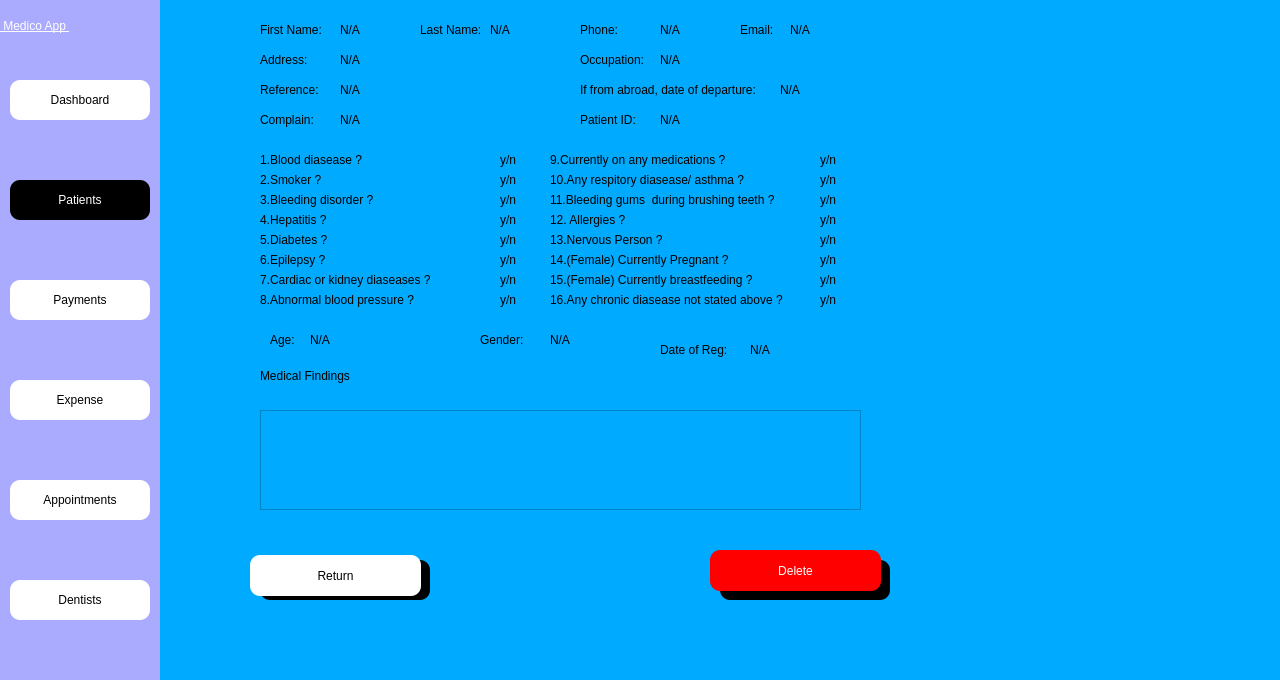
 <widget class="QDialog" name="Dialog">
  <property name="geometry">
   <rect>
    <x>0</x>
    <y>0</y>
    <width>1280</width>
    <height>680</height>
   </rect>
  </property>
  <property name="windowTitle">
   <string>Dialog</string>
  </property>
  <property name="styleSheet">
   <string notr="true">background-color: rgb(0, 170, 255);</string>
  </property>
  <widget class="QWidget" name="side_bar" native="true">
   <property name="geometry">
    <rect>
     <x>0</x>
     <y>0</y>
     <width>160</width>
     <height>681</height>
    </rect>
   </property>
   <property name="styleSheet">
    <string notr="true">background-color: rgb(170, 170, 255);</string>
   </property>
   <widget class="QPushButton" name="patient_btn">
    <property name="geometry">
     <rect>
      <x>10</x>
      <y>180</y>
      <width>140</width>
      <height>40</height>
     </rect>
    </property>
    <property name="styleSheet">
     <string notr="true">font: 12pt &quot;MS Shell Dlg 2&quot;;

border-top-left-radius:10px;
border-bottom-left-radius:10px;
border-top-right-radius:10px;
border-bottom-right-radius:10px;
background-color: rgb(0, 0, 0);
color: rgb(255, 255, 255);</string>
    </property>
    <property name="text">
     <string>Patients</string>
    </property>
    <property name="icon">
     <iconset>
      <normaloff>../Medico_modern/patientdownload .png</normaloff>../Medico_modern/patientdownload .png</iconset>
    </property>
   </widget>
   <widget class="QPushButton" name="dash_btn">
    <property name="geometry">
     <rect>
      <x>10</x>
      <y>80</y>
      <width>140</width>
      <height>40</height>
     </rect>
    </property>
    <property name="styleSheet">
     <string notr="true">font: 12pt &quot;MS Shell Dlg 2&quot;;
background-color: rgb(255, 255, 255);
border-color: rgb(0, 0, 0);
border-top-left-radius:10px;
border-bottom-left-radius:10px;
border-top-right-radius:10px;
border-bottom-right-radius:10px;
border-bottom-color: rgb(0, 0, 0);
selection-color: rgb(255, 255, 255);</string>
    </property>
    <property name="text">
     <string>Dashboard</string>
    </property>
    <property name="icon">
     <iconset>
      <normaloff>../Medico_modern/dashboard.png</normaloff>../Medico_modern/dashboard.png</iconset>
    </property>
   </widget>
   <widget class="QPushButton" name="expense_btn">
    <property name="geometry">
     <rect>
      <x>10</x>
      <y>380</y>
      <width>140</width>
      <height>40</height>
     </rect>
    </property>
    <property name="styleSheet">
     <string notr="true">font: 12pt &quot;MS Shell Dlg 2&quot;;
background-color: rgb(255, 255, 255);
border-top-left-radius:10px;
border-bottom-left-radius:10px;
border-top-right-radius:10px;
border-bottom-right-radius:10px;</string>
    </property>
    <property name="text">
     <string>Expense</string>
    </property>
    <property name="icon">
     <iconset>
      <normaloff>../Medico_modern/billingdownload (1).png</normaloff>../Medico_modern/billingdownload (1).png</iconset>
    </property>
   </widget>
   <widget class="QPushButton" name="appointment_btn">
    <property name="geometry">
     <rect>
      <x>10</x>
      <y>480</y>
      <width>140</width>
      <height>40</height>
     </rect>
    </property>
    <property name="styleSheet">
     <string notr="true">font: 12pt &quot;MS Shell Dlg 2&quot;;
background-color: rgb(255, 255, 255);
border-top-left-radius:10px;
border-bottom-left-radius:10px;
border-top-right-radius:10px;
border-bottom-right-radius:10px;</string>
    </property>
    <property name="text">
     <string>Appointments</string>
    </property>
    <property name="icon">
     <iconset>
      <normaloff>../Medico_modern/appointmentdownload (1).png</normaloff>../Medico_modern/appointmentdownload (1).png</iconset>
    </property>
   </widget>
   <widget class="QPushButton" name="dentist_btn">
    <property name="geometry">
     <rect>
      <x>10</x>
      <y>580</y>
      <width>140</width>
      <height>40</height>
     </rect>
    </property>
    <property name="styleSheet">
     <string notr="true">font: 12pt &quot;MS Shell Dlg 2&quot;;
background-color: rgb(255, 255, 255);
border-top-left-radius:10px;
border-bottom-left-radius:10px;
border-top-right-radius:10px;
border-bottom-right-radius:10px;</string>
    </property>
    <property name="text">
     <string>Dentists</string>
    </property>
    <property name="icon">
     <iconset>
      <normaloff>../Medico_modern/dentistimages.png</normaloff>../Medico_modern/dentistimages.png</iconset>
    </property>
   </widget>
   <widget class="QPushButton" name="payment_btn">
    <property name="geometry">
     <rect>
      <x>10</x>
      <y>280</y>
      <width>140</width>
      <height>40</height>
     </rect>
    </property>
    <property name="styleSheet">
     <string notr="true">font: 12pt &quot;MS Shell Dlg 2&quot;;
background-color: rgb(255, 255, 255);
border-top-left-radius:10px;
border-bottom-left-radius:10px;
border-top-right-radius:10px;
border-bottom-right-radius:10px;</string>
    </property>
    <property name="text">
     <string>Payments</string>
    </property>
    <property name="icon">
     <iconset>
      <normaloff>../Medico_modern/billingdownload (1).png</normaloff>../Medico_modern/billingdownload (1).png</iconset>
    </property>
   </widget>
   <widget class="QLabel" name="label_4">
    <property name="geometry">
     <rect>
      <x>0</x>
      <y>0</y>
      <width>161</width>
      <height>51</height>
     </rect>
    </property>
    <property name="styleSheet">
     <string notr="true">font: 20pt &quot;MS Shell Dlg 2&quot;;
font: 75 20pt &quot;MS Shell Dlg 2&quot;;
text-decoration: underline;
font: 22pt &quot;MS Shell Dlg 2&quot;;
background-color: rgba(255, 255, 255,0);
color: rgb(255, 255, 255);
</string>
    </property>
    <property name="text">
     <string> Medico App </string>
    </property>
   </widget>
  </widget>
  <widget class="QWidget" name="widget" native="true">
   <property name="geometry">
    <rect>
     <x>250</x>
     <y>10</y>
     <width>621</width>
     <height>521</height>
    </rect>
   </property>
   <property name="styleSheet">
    <string notr="true">background-color: rgba(255, 255, 255,.8);</string>
   </property>
   <widget class="QLabel" name="f_name_labl">
    <property name="geometry">
     <rect>
      <x>10</x>
      <y>10</y>
      <width>71</width>
      <height>20</height>
     </rect>
    </property>
    <property name="styleSheet">
     <string notr="true">font: 10pt &quot;MS Shell Dlg 2&quot;;

color: rgb(0, 0, 0);</string>
    </property>
    <property name="text">
     <string>First Name:</string>
    </property>
   </widget>
   <widget class="QLabel" name="updt_f_name">
    <property name="geometry">
     <rect>
      <x>90</x>
      <y>10</y>
      <width>71</width>
      <height>20</height>
     </rect>
    </property>
    <property name="styleSheet">
     <string notr="true">font: 9pt &quot;MS Shell Dlg 2&quot;;
color: rgb(0, 0, 0);</string>
    </property>
    <property name="text">
     <string>N/A</string>
    </property>
   </widget>
   <widget class="QLabel" name="l_name_labl">
    <property name="geometry">
     <rect>
      <x>170</x>
      <y>10</y>
      <width>81</width>
      <height>20</height>
     </rect>
    </property>
    <property name="styleSheet">
     <string notr="true">font: 10pt &quot;MS Shell Dlg 2&quot;;

color: rgb(0, 0, 0);</string>
    </property>
    <property name="text">
     <string>Last Name:</string>
    </property>
   </widget>
   <widget class="QLabel" name="updt_l_name">
    <property name="geometry">
     <rect>
      <x>240</x>
      <y>10</y>
      <width>81</width>
      <height>20</height>
     </rect>
    </property>
    <property name="styleSheet">
     <string notr="true">font: 9pt &quot;MS Shell Dlg 2&quot;;
color: rgb(0, 0, 0);</string>
    </property>
    <property name="text">
     <string>N/A</string>
    </property>
   </widget>
   <widget class="QLabel" name="phn_labl">
    <property name="geometry">
     <rect>
      <x>330</x>
      <y>10</y>
      <width>81</width>
      <height>20</height>
     </rect>
    </property>
    <property name="styleSheet">
     <string notr="true">font: 10pt &quot;MS Shell Dlg 2&quot;;

color: rgb(0, 0, 0);</string>
    </property>
    <property name="text">
     <string>Phone:</string>
    </property>
   </widget>
   <widget class="QLabel" name="updt_phn">
    <property name="geometry">
     <rect>
      <x>410</x>
      <y>10</y>
      <width>81</width>
      <height>20</height>
     </rect>
    </property>
    <property name="styleSheet">
     <string notr="true">font: 9pt &quot;MS Shell Dlg 2&quot;;
color: rgb(0, 0, 0);</string>
    </property>
    <property name="text">
     <string>N/A</string>
    </property>
   </widget>
   <widget class="QLabel" name="email_labl">
    <property name="geometry">
     <rect>
      <x>490</x>
      <y>10</y>
      <width>41</width>
      <height>20</height>
     </rect>
    </property>
    <property name="styleSheet">
     <string notr="true">font: 10pt &quot;MS Shell Dlg 2&quot;;

color: rgb(0, 0, 0);</string>
    </property>
    <property name="text">
     <string>Email:</string>
    </property>
   </widget>
   <widget class="QLabel" name="updt_email">
    <property name="geometry">
     <rect>
      <x>540</x>
      <y>10</y>
      <width>131</width>
      <height>20</height>
     </rect>
    </property>
    <property name="styleSheet">
     <string notr="true">font: 9pt &quot;MS Shell Dlg 2&quot;;
color: rgb(0, 0, 0);</string>
    </property>
    <property name="text">
     <string>N/A</string>
    </property>
   </widget>
   <widget class="QLabel" name="addr_labl">
    <property name="geometry">
     <rect>
      <x>10</x>
      <y>40</y>
      <width>71</width>
      <height>20</height>
     </rect>
    </property>
    <property name="styleSheet">
     <string notr="true">font: 10pt &quot;MS Shell Dlg 2&quot;;

color: rgb(0, 0, 0);</string>
    </property>
    <property name="text">
     <string>Address:</string>
    </property>
   </widget>
   <widget class="QLabel" name="updt_addr">
    <property name="geometry">
     <rect>
      <x>90</x>
      <y>40</y>
      <width>191</width>
      <height>20</height>
     </rect>
    </property>
    <property name="styleSheet">
     <string notr="true">font: 9pt &quot;MS Shell Dlg 2&quot;;
color: rgb(0, 0, 0);</string>
    </property>
    <property name="text">
     <string>N/A</string>
    </property>
   </widget>
   <widget class="QLabel" name="occu_labl">
    <property name="geometry">
     <rect>
      <x>330</x>
      <y>40</y>
      <width>81</width>
      <height>20</height>
     </rect>
    </property>
    <property name="styleSheet">
     <string notr="true">font: 10pt &quot;MS Shell Dlg 2&quot;;

color: rgb(0, 0, 0);</string>
    </property>
    <property name="text">
     <string>Occupation:</string>
    </property>
   </widget>
   <widget class="QLabel" name="updt_occu">
    <property name="geometry">
     <rect>
      <x>410</x>
      <y>40</y>
      <width>81</width>
      <height>20</height>
     </rect>
    </property>
    <property name="styleSheet">
     <string notr="true">font: 9pt &quot;MS Shell Dlg 2&quot;;
color: rgb(0, 0, 0);</string>
    </property>
    <property name="text">
     <string>N/A</string>
    </property>
   </widget>
   <widget class="QLabel" name="refr_labl">
    <property name="geometry">
     <rect>
      <x>10</x>
      <y>70</y>
      <width>81</width>
      <height>20</height>
     </rect>
    </property>
    <property name="styleSheet">
     <string notr="true">font: 10pt &quot;MS Shell Dlg 2&quot;;

color: rgb(0, 0, 0);</string>
    </property>
    <property name="text">
     <string>Reference:</string>
    </property>
   </widget>
   <widget class="QLabel" name="updr_refr">
    <property name="geometry">
     <rect>
      <x>90</x>
      <y>70</y>
      <width>191</width>
      <height>20</height>
     </rect>
    </property>
    <property name="styleSheet">
     <string notr="true">font: 9pt &quot;MS Shell Dlg 2&quot;;
color: rgb(0, 0, 0);</string>
    </property>
    <property name="text">
     <string>N/A</string>
    </property>
   </widget>
   <widget class="QLabel" name="depart_labl">
    <property name="geometry">
     <rect>
      <x>330</x>
      <y>70</y>
      <width>201</width>
      <height>20</height>
     </rect>
    </property>
    <property name="styleSheet">
     <string notr="true">font: 10pt &quot;MS Shell Dlg 2&quot;;

color: rgb(0, 0, 0);</string>
    </property>
    <property name="text">
     <string>If from abroad, date of departure:</string>
    </property>
   </widget>
   <widget class="QLabel" name="updt_depart">
    <property name="geometry">
     <rect>
      <x>530</x>
      <y>70</y>
      <width>81</width>
      <height>20</height>
     </rect>
    </property>
    <property name="styleSheet">
     <string notr="true">font: 9pt &quot;MS Shell Dlg 2&quot;;
color: rgb(0, 0, 0);</string>
    </property>
    <property name="text">
     <string>N/A</string>
    </property>
   </widget>
   <widget class="QLabel" name="comp_labl">
    <property name="geometry">
     <rect>
      <x>10</x>
      <y>100</y>
      <width>81</width>
      <height>20</height>
     </rect>
    </property>
    <property name="styleSheet">
     <string notr="true">font: 10pt &quot;MS Shell Dlg 2&quot;;

color: rgb(0, 0, 0);</string>
    </property>
    <property name="text">
     <string>Complain:</string>
    </property>
   </widget>
   <widget class="QLabel" name="updt_comp">
    <property name="geometry">
     <rect>
      <x>90</x>
      <y>100</y>
      <width>221</width>
      <height>20</height>
     </rect>
    </property>
    <property name="styleSheet">
     <string notr="true">font: 9pt &quot;MS Shell Dlg 2&quot;;
color: rgb(0, 0, 0);</string>
    </property>
    <property name="text">
     <string>N/A</string>
    </property>
   </widget>
   <widget class="QLabel" name="q1">
    <property name="geometry">
     <rect>
      <x>10</x>
      <y>140</y>
      <width>111</width>
      <height>20</height>
     </rect>
    </property>
    <property name="styleSheet">
     <string notr="true">font: 10pt &quot;MS Shell Dlg 2&quot;;</string>
    </property>
    <property name="text">
     <string>1.Blood diasease ?</string>
    </property>
   </widget>
   <widget class="QLabel" name="updt_q1">
    <property name="geometry">
     <rect>
      <x>250</x>
      <y>140</y>
      <width>31</width>
      <height>20</height>
     </rect>
    </property>
    <property name="styleSheet">
     <string notr="true">font: 9pt &quot;MS Shell Dlg 2&quot;;
color: rgb(0, 0, 0);</string>
    </property>
    <property name="text">
     <string>y/n</string>
    </property>
   </widget>
   <widget class="QLabel" name="q2">
    <property name="geometry">
     <rect>
      <x>10</x>
      <y>160</y>
      <width>111</width>
      <height>20</height>
     </rect>
    </property>
    <property name="styleSheet">
     <string notr="true">font: 10pt &quot;MS Shell Dlg 2&quot;;</string>
    </property>
    <property name="text">
     <string>2.Smoker ?</string>
    </property>
   </widget>
   <widget class="QLabel" name="updt_q2">
    <property name="geometry">
     <rect>
      <x>250</x>
      <y>160</y>
      <width>31</width>
      <height>20</height>
     </rect>
    </property>
    <property name="styleSheet">
     <string notr="true">font: 9pt &quot;MS Shell Dlg 2&quot;;
color: rgb(0, 0, 0);</string>
    </property>
    <property name="text">
     <string>y/n</string>
    </property>
   </widget>
   <widget class="QLabel" name="q3">
    <property name="geometry">
     <rect>
      <x>10</x>
      <y>180</y>
      <width>131</width>
      <height>20</height>
     </rect>
    </property>
    <property name="styleSheet">
     <string notr="true">font: 10pt &quot;MS Shell Dlg 2&quot;;</string>
    </property>
    <property name="text">
     <string>3.Bleeding disorder ?</string>
    </property>
   </widget>
   <widget class="QLabel" name="updt_q3">
    <property name="geometry">
     <rect>
      <x>250</x>
      <y>180</y>
      <width>31</width>
      <height>20</height>
     </rect>
    </property>
    <property name="styleSheet">
     <string notr="true">font: 9pt &quot;MS Shell Dlg 2&quot;;
color: rgb(0, 0, 0);</string>
    </property>
    <property name="text">
     <string>y/n</string>
    </property>
   </widget>
   <widget class="QLabel" name="q4">
    <property name="geometry">
     <rect>
      <x>10</x>
      <y>200</y>
      <width>121</width>
      <height>20</height>
     </rect>
    </property>
    <property name="styleSheet">
     <string notr="true">font: 10pt &quot;MS Shell Dlg 2&quot;;</string>
    </property>
    <property name="text">
     <string>4.Hepatitis ?</string>
    </property>
   </widget>
   <widget class="QLabel" name="updt_q4">
    <property name="geometry">
     <rect>
      <x>250</x>
      <y>200</y>
      <width>31</width>
      <height>20</height>
     </rect>
    </property>
    <property name="styleSheet">
     <string notr="true">font: 9pt &quot;MS Shell Dlg 2&quot;;
color: rgb(0, 0, 0);</string>
    </property>
    <property name="text">
     <string>y/n</string>
    </property>
   </widget>
   <widget class="QLabel" name="q5">
    <property name="geometry">
     <rect>
      <x>10</x>
      <y>220</y>
      <width>121</width>
      <height>20</height>
     </rect>
    </property>
    <property name="styleSheet">
     <string notr="true">font: 10pt &quot;MS Shell Dlg 2&quot;;</string>
    </property>
    <property name="text">
     <string>5.Diabetes ?</string>
    </property>
   </widget>
   <widget class="QLabel" name="updt_q5">
    <property name="geometry">
     <rect>
      <x>250</x>
      <y>220</y>
      <width>31</width>
      <height>20</height>
     </rect>
    </property>
    <property name="styleSheet">
     <string notr="true">font: 9pt &quot;MS Shell Dlg 2&quot;;
color: rgb(0, 0, 0);</string>
    </property>
    <property name="text">
     <string>y/n</string>
    </property>
   </widget>
   <widget class="QLabel" name="q6">
    <property name="geometry">
     <rect>
      <x>10</x>
      <y>240</y>
      <width>121</width>
      <height>20</height>
     </rect>
    </property>
    <property name="styleSheet">
     <string notr="true">font: 10pt &quot;MS Shell Dlg 2&quot;;</string>
    </property>
    <property name="text">
     <string>6.Epilepsy ?</string>
    </property>
   </widget>
   <widget class="QLabel" name="updt_q6">
    <property name="geometry">
     <rect>
      <x>250</x>
      <y>240</y>
      <width>31</width>
      <height>20</height>
     </rect>
    </property>
    <property name="styleSheet">
     <string notr="true">font: 9pt &quot;MS Shell Dlg 2&quot;;
color: rgb(0, 0, 0);</string>
    </property>
    <property name="text">
     <string>y/n</string>
    </property>
   </widget>
   <widget class="QLabel" name="q7">
    <property name="geometry">
     <rect>
      <x>10</x>
      <y>260</y>
      <width>181</width>
      <height>20</height>
     </rect>
    </property>
    <property name="styleSheet">
     <string notr="true">font: 10pt &quot;MS Shell Dlg 2&quot;;</string>
    </property>
    <property name="text">
     <string>7.Cardiac or kidney diaseases ?</string>
    </property>
   </widget>
   <widget class="QLabel" name="updt_q7">
    <property name="geometry">
     <rect>
      <x>250</x>
      <y>260</y>
      <width>31</width>
      <height>20</height>
     </rect>
    </property>
    <property name="styleSheet">
     <string notr="true">font: 9pt &quot;MS Shell Dlg 2&quot;;
color: rgb(0, 0, 0);</string>
    </property>
    <property name="text">
     <string>y/n</string>
    </property>
   </widget>
   <widget class="QLabel" name="q8">
    <property name="geometry">
     <rect>
      <x>10</x>
      <y>280</y>
      <width>181</width>
      <height>20</height>
     </rect>
    </property>
    <property name="styleSheet">
     <string notr="true">font: 10pt &quot;MS Shell Dlg 2&quot;;</string>
    </property>
    <property name="text">
     <string>8.Abnormal blood pressure ?</string>
    </property>
   </widget>
   <widget class="QLabel" name="updt_q8">
    <property name="geometry">
     <rect>
      <x>250</x>
      <y>280</y>
      <width>31</width>
      <height>20</height>
     </rect>
    </property>
    <property name="styleSheet">
     <string notr="true">font: 9pt &quot;MS Shell Dlg 2&quot;;
color: rgb(0, 0, 0);</string>
    </property>
    <property name="text">
     <string>y/n</string>
    </property>
   </widget>
   <widget class="QLabel" name="q9">
    <property name="geometry">
     <rect>
      <x>300</x>
      <y>140</y>
      <width>191</width>
      <height>20</height>
     </rect>
    </property>
    <property name="styleSheet">
     <string notr="true">font: 10pt &quot;MS Shell Dlg 2&quot;;</string>
    </property>
    <property name="text">
     <string>9.Currently on any medications ?</string>
    </property>
   </widget>
   <widget class="QLabel" name="updt_q9">
    <property name="geometry">
     <rect>
      <x>570</x>
      <y>140</y>
      <width>31</width>
      <height>20</height>
     </rect>
    </property>
    <property name="styleSheet">
     <string notr="true">font: 9pt &quot;MS Shell Dlg 2&quot;;
color: rgb(0, 0, 0);</string>
    </property>
    <property name="text">
     <string>y/n</string>
    </property>
   </widget>
   <widget class="QLabel" name="q10">
    <property name="geometry">
     <rect>
      <x>300</x>
      <y>160</y>
      <width>211</width>
      <height>20</height>
     </rect>
    </property>
    <property name="styleSheet">
     <string notr="true">font: 10pt &quot;MS Shell Dlg 2&quot;;</string>
    </property>
    <property name="text">
     <string>10.Any respitory diasease/ asthma ?</string>
    </property>
   </widget>
   <widget class="QLabel" name="updt_q10">
    <property name="geometry">
     <rect>
      <x>570</x>
      <y>160</y>
      <width>31</width>
      <height>20</height>
     </rect>
    </property>
    <property name="styleSheet">
     <string notr="true">font: 9pt &quot;MS Shell Dlg 2&quot;;
color: rgb(0, 0, 0);</string>
    </property>
    <property name="text">
     <string>y/n</string>
    </property>
   </widget>
   <widget class="QLabel" name="q11">
    <property name="geometry">
     <rect>
      <x>300</x>
      <y>180</y>
      <width>251</width>
      <height>20</height>
     </rect>
    </property>
    <property name="styleSheet">
     <string notr="true">font: 10pt &quot;MS Shell Dlg 2&quot;;</string>
    </property>
    <property name="text">
     <string>11.Bleeding gums  during brushing teeth ?</string>
    </property>
   </widget>
   <widget class="QLabel" name="updt_q11">
    <property name="geometry">
     <rect>
      <x>570</x>
      <y>180</y>
      <width>31</width>
      <height>20</height>
     </rect>
    </property>
    <property name="styleSheet">
     <string notr="true">font: 9pt &quot;MS Shell Dlg 2&quot;;
color: rgb(0, 0, 0);</string>
    </property>
    <property name="text">
     <string>y/n</string>
    </property>
   </widget>
   <widget class="QLabel" name="q12">
    <property name="geometry">
     <rect>
      <x>300</x>
      <y>200</y>
      <width>81</width>
      <height>20</height>
     </rect>
    </property>
    <property name="styleSheet">
     <string notr="true">font: 10pt &quot;MS Shell Dlg 2&quot;;</string>
    </property>
    <property name="text">
     <string>12. Allergies ?</string>
    </property>
   </widget>
   <widget class="QLabel" name="updt_q12">
    <property name="geometry">
     <rect>
      <x>570</x>
      <y>200</y>
      <width>31</width>
      <height>20</height>
     </rect>
    </property>
    <property name="styleSheet">
     <string notr="true">font: 9pt &quot;MS Shell Dlg 2&quot;;
color: rgb(0, 0, 0);</string>
    </property>
    <property name="text">
     <string>y/n</string>
    </property>
   </widget>
   <widget class="QLabel" name="q13">
    <property name="geometry">
     <rect>
      <x>300</x>
      <y>220</y>
      <width>131</width>
      <height>20</height>
     </rect>
    </property>
    <property name="styleSheet">
     <string notr="true">font: 10pt &quot;MS Shell Dlg 2&quot;;</string>
    </property>
    <property name="text">
     <string>13.Nervous Person ?</string>
    </property>
   </widget>
   <widget class="QLabel" name="updt_q13">
    <property name="geometry">
     <rect>
      <x>570</x>
      <y>220</y>
      <width>31</width>
      <height>20</height>
     </rect>
    </property>
    <property name="styleSheet">
     <string notr="true">font: 9pt &quot;MS Shell Dlg 2&quot;;
color: rgb(0, 0, 0);</string>
    </property>
    <property name="text">
     <string>y/n</string>
    </property>
   </widget>
   <widget class="QLabel" name="q14">
    <property name="geometry">
     <rect>
      <x>300</x>
      <y>240</y>
      <width>191</width>
      <height>20</height>
     </rect>
    </property>
    <property name="styleSheet">
     <string notr="true">font: 10pt &quot;MS Shell Dlg 2&quot;;</string>
    </property>
    <property name="text">
     <string>14.(Female) Currently Pregnant ?</string>
    </property>
   </widget>
   <widget class="QLabel" name="updt_q14">
    <property name="geometry">
     <rect>
      <x>570</x>
      <y>240</y>
      <width>31</width>
      <height>20</height>
     </rect>
    </property>
    <property name="styleSheet">
     <string notr="true">font: 9pt &quot;MS Shell Dlg 2&quot;;
color: rgb(0, 0, 0);</string>
    </property>
    <property name="text">
     <string>y/n</string>
    </property>
   </widget>
   <widget class="QLabel" name="q15">
    <property name="geometry">
     <rect>
      <x>300</x>
      <y>260</y>
      <width>221</width>
      <height>20</height>
     </rect>
    </property>
    <property name="styleSheet">
     <string notr="true">font: 10pt &quot;MS Shell Dlg 2&quot;;</string>
    </property>
    <property name="text">
     <string>15.(Female) Currently breastfeeding ?</string>
    </property>
   </widget>
   <widget class="QLabel" name="q16">
    <property name="geometry">
     <rect>
      <x>300</x>
      <y>280</y>
      <width>281</width>
      <height>20</height>
     </rect>
    </property>
    <property name="styleSheet">
     <string notr="true">font: 10pt &quot;MS Shell Dlg 2&quot;;</string>
    </property>
    <property name="text">
     <string>16.Any chronic diasease not stated above ?</string>
    </property>
   </widget>
   <widget class="QLabel" name="updt_q15">
    <property name="geometry">
     <rect>
      <x>570</x>
      <y>260</y>
      <width>31</width>
      <height>20</height>
     </rect>
    </property>
    <property name="styleSheet">
     <string notr="true">font: 9pt &quot;MS Shell Dlg 2&quot;;
color: rgb(0, 0, 0);</string>
    </property>
    <property name="text">
     <string>y/n</string>
    </property>
   </widget>
   <widget class="QLabel" name="updt_q16">
    <property name="geometry">
     <rect>
      <x>570</x>
      <y>280</y>
      <width>31</width>
      <height>20</height>
     </rect>
    </property>
    <property name="styleSheet">
     <string notr="true">font: 9pt &quot;MS Shell Dlg 2&quot;;
color: rgb(0, 0, 0);</string>
    </property>
    <property name="text">
     <string>y/n</string>
    </property>
   </widget>
   <widget class="QLabel" name="findings_label">
    <property name="geometry">
     <rect>
      <x>10</x>
      <y>350</y>
      <width>121</width>
      <height>31</height>
     </rect>
    </property>
    <property name="styleSheet">
     <string notr="true">font: 12pt &quot;MS Shell Dlg 2&quot;;</string>
    </property>
    <property name="text">
     <string>Medical Findings</string>
    </property>
   </widget>
   <widget class="QTextBrowser" name="updt_med_findings">
    <property name="geometry">
     <rect>
      <x>10</x>
      <y>400</y>
      <width>601</width>
      <height>100</height>
     </rect>
    </property>
    <property name="html">
     <string>&lt;!DOCTYPE HTML PUBLIC &quot;-//W3C//DTD HTML 4.0//EN&quot; &quot;http://www.w3.org/TR/REC-html40/strict.dtd&quot;&gt;
&lt;html&gt;&lt;head&gt;&lt;meta name=&quot;qrichtext&quot; content=&quot;1&quot; /&gt;&lt;style type=&quot;text/css&quot;&gt;
p, li { white-space: pre-wrap; }
&lt;/style&gt;&lt;/head&gt;&lt;body style=&quot; font-family:'MS Shell Dlg 2'; font-size:8.25pt; font-weight:400; font-style:normal;&quot;&gt;
&lt;p style=&quot;-qt-paragraph-type:empty; margin-top:0px; margin-bottom:0px; margin-left:0px; margin-right:0px; -qt-block-indent:0; text-indent:0px;&quot;&gt;&lt;br /&gt;&lt;/p&gt;&lt;/body&gt;&lt;/html&gt;</string>
    </property>
   </widget>
   <widget class="QLabel" name="pat_id_labl">
    <property name="geometry">
     <rect>
      <x>330</x>
      <y>100</y>
      <width>81</width>
      <height>20</height>
     </rect>
    </property>
    <property name="styleSheet">
     <string notr="true">font: 10pt &quot;MS Shell Dlg 2&quot;;

color: rgb(0, 0, 0);</string>
    </property>
    <property name="text">
     <string>Patient ID:</string>
    </property>
   </widget>
   <widget class="QLabel" name="updt_pat_id">
    <property name="geometry">
     <rect>
      <x>410</x>
      <y>100</y>
      <width>81</width>
      <height>20</height>
     </rect>
    </property>
    <property name="styleSheet">
     <string notr="true">font: 10pt &quot;MS Shell Dlg 2&quot;;

color: rgb(0, 0, 0);</string>
    </property>
    <property name="text">
     <string>N/A</string>
    </property>
   </widget>
   <widget class="QLabel" name="age_labl">
    <property name="geometry">
     <rect>
      <x>20</x>
      <y>320</y>
      <width>81</width>
      <height>20</height>
     </rect>
    </property>
    <property name="styleSheet">
     <string notr="true">font: 10pt &quot;MS Shell Dlg 2&quot;;

color: rgb(0, 0, 0);</string>
    </property>
    <property name="text">
     <string>Age:</string>
    </property>
   </widget>
   <widget class="QLabel" name="updt_age">
    <property name="geometry">
     <rect>
      <x>60</x>
      <y>320</y>
      <width>81</width>
      <height>20</height>
     </rect>
    </property>
    <property name="styleSheet">
     <string notr="true">font: 10pt &quot;MS Shell Dlg 2&quot;;

color: rgb(0, 0, 0);</string>
    </property>
    <property name="text">
     <string>N/A</string>
    </property>
   </widget>
   <widget class="QLabel" name="gender_labl">
    <property name="geometry">
     <rect>
      <x>230</x>
      <y>320</y>
      <width>81</width>
      <height>20</height>
     </rect>
    </property>
    <property name="styleSheet">
     <string notr="true">font: 10pt &quot;MS Shell Dlg 2&quot;;

color: rgb(0, 0, 0);</string>
    </property>
    <property name="text">
     <string>Gender:</string>
    </property>
   </widget>
   <widget class="QLabel" name="updt_gender">
    <property name="geometry">
     <rect>
      <x>300</x>
      <y>320</y>
      <width>81</width>
      <height>20</height>
     </rect>
    </property>
    <property name="styleSheet">
     <string notr="true">font: 10pt &quot;MS Shell Dlg 2&quot;;

color: rgb(0, 0, 0);</string>
    </property>
    <property name="text">
     <string>N/A</string>
    </property>
   </widget>
   <widget class="QLabel" name="reg_dt_labl">
    <property name="geometry">
     <rect>
      <x>410</x>
      <y>330</y>
      <width>81</width>
      <height>20</height>
     </rect>
    </property>
    <property name="styleSheet">
     <string notr="true">font: 10pt &quot;MS Shell Dlg 2&quot;;

color: rgb(0, 0, 0);</string>
    </property>
    <property name="text">
     <string>Date of Reg:</string>
    </property>
   </widget>
   <widget class="QLabel" name="updt_reg_dt">
    <property name="geometry">
     <rect>
      <x>500</x>
      <y>330</y>
      <width>81</width>
      <height>20</height>
     </rect>
    </property>
    <property name="styleSheet">
     <string notr="true">font: 10pt &quot;MS Shell Dlg 2&quot;;

color: rgb(0, 0, 0);</string>
    </property>
    <property name="text">
     <string>N/A</string>
    </property>
   </widget>
  </widget>
  <widget class="QPushButton" name="return_pat">
   <property name="geometry">
    <rect>
     <x>250</x>
     <y>555</y>
     <width>171</width>
     <height>41</height>
    </rect>
   </property>
   <property name="styleSheet">
    <string notr="true">font: 12pt &quot;MS Shell Dlg 2&quot;;
background-color: rgb(255, 255, 255);
border-top-left-radius:10px;
border-bottom-left-radius:10px;
border-top-right-radius:10px;
border-bottom-right-radius:10px;</string>
   </property>
   <property name="text">
    <string>Return</string>
   </property>
  </widget>
  <widget class="QLabel" name="label">
   <property name="geometry">
    <rect>
     <x>0</x>
     <y>0</y>
     <width>1280</width>
     <height>680</height>
    </rect>
   </property>
   <property name="text">
    <string/>
   </property>
   <property name="pixmap">
    <pixmap>../Images/erick-tang-Of7fPGRSz_4-unsplash.jpg</pixmap>
   </property>
   <property name="scaledContents">
    <bool>true</bool>
   </property>
  </widget>
  <widget class="QLabel" name="label_5">
   <property name="geometry">
    <rect>
     <x>720</x>
     <y>560</y>
     <width>170</width>
     <height>40</height>
    </rect>
   </property>
   <property name="styleSheet">
    <string notr="true">background-color: rgb(0, 0, 0);
font: 12pt &quot;MS Shell Dlg 2&quot;;
border-top-left-radius:10px;
border-bottom-left-radius:10px;
border-top-right-radius:10px;
border-bottom-right-radius:10px;
color: rgb(255, 255, 255);
</string>
   </property>
   <property name="text">
    <string/>
   </property>
  </widget>
  <widget class="QPushButton" name="delete_pat">
   <property name="geometry">
    <rect>
     <x>710</x>
     <y>550</y>
     <width>171</width>
     <height>41</height>
    </rect>
   </property>
   <property name="styleSheet">
    <string notr="true">font: 12pt &quot;MS Shell Dlg 2&quot;;
background-color: rgb(255, 255, 255);
border-top-left-radius:10px;
border-bottom-left-radius:10px;
border-top-right-radius:10px;
border-bottom-right-radius:10px;
background-color: rgb(255, 0, 0);
color: rgb(255, 255, 255);</string>
   </property>
   <property name="text">
    <string>Delete</string>
   </property>
  </widget>
  <widget class="QLabel" name="label_6">
   <property name="geometry">
    <rect>
     <x>260</x>
     <y>560</y>
     <width>170</width>
     <height>40</height>
    </rect>
   </property>
   <property name="styleSheet">
    <string notr="true">background-color: rgb(0, 0, 0);
font: 12pt &quot;MS Shell Dlg 2&quot;;
border-top-left-radius:10px;
border-bottom-left-radius:10px;
border-top-right-radius:10px;
border-bottom-right-radius:10px;
color: rgb(255, 255, 255);
</string>
   </property>
   <property name="text">
    <string/>
   </property>
  </widget>
  <zorder>label</zorder>
  <zorder>side_bar</zorder>
  <zorder>widget</zorder>
  <zorder>label_5</zorder>
  <zorder>delete_pat</zorder>
  <zorder>label_6</zorder>
  <zorder>return_pat</zorder>
 </widget>
